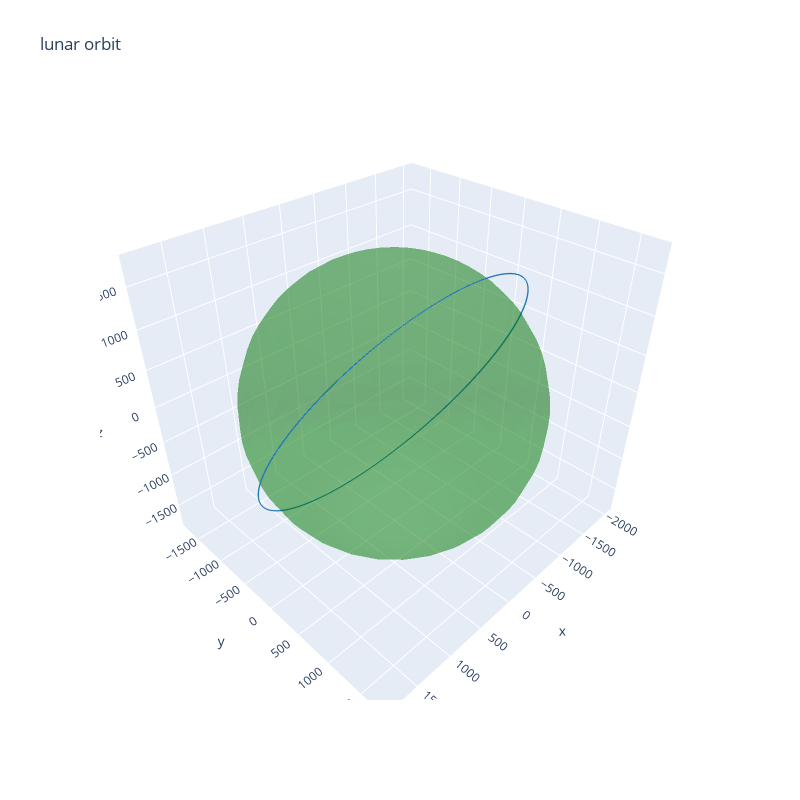
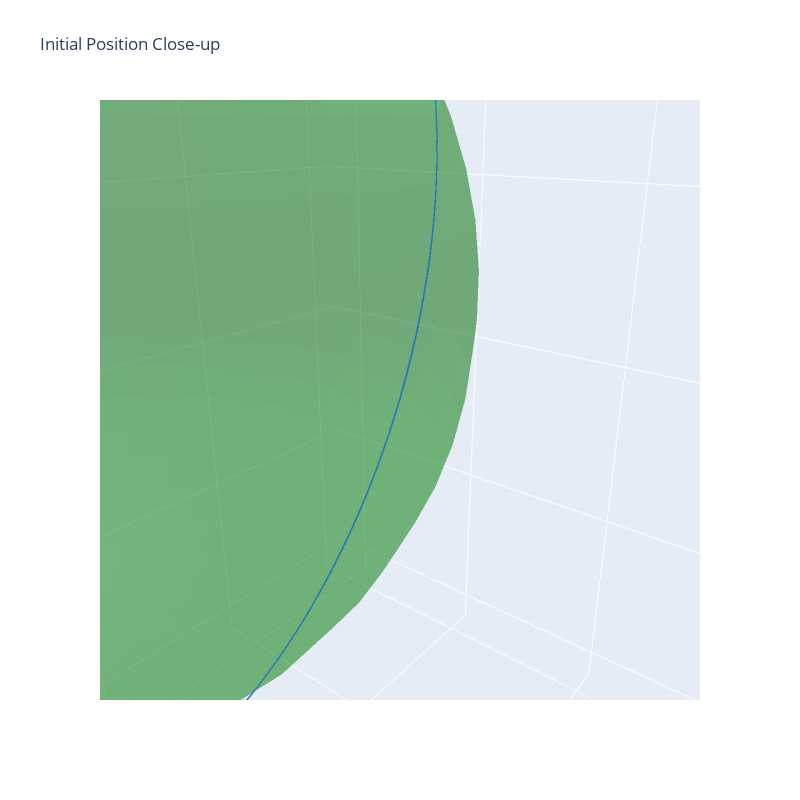

The notebook cell saved with these charts, in order:
### Markdown cell above
## Visualizing the ouput
Below the orbit is visualized around a spherical representation of the Earth. A close-up of the initial position of the orbit is also shown to demonstrate the nodal precession due primarily to the J2 harmonic of Earth's gravity. The functions used to draw these orbits are found in 'draw_funcs.py'

### Code cell
#plot the full orbit
fig = plotOrbit(orbit1)
fig.update_layout(title=title)
fig.show()

#plot a closeup of the intial position
camera = dict(
    up=dict(x=0, y=0, z=1),
    eye=dict(x=.08, y=-.1, z=.05),
    center=dict(x=0,y=0,z=0)
)
diff = 6378
x0 = r0[0]
y0 = r0[1]
z0 = r0[2]
fig.update_layout(
    scene=dict(
    aspectmode = "cube",
    xaxis=dict(range=[x0-diff,x0+diff]),
    yaxis=dict(range=[y0-diff,y0+diff]),
    zaxis=dict(range=[z0-diff,z0+diff])),
    scene_camera=camera, 
    title="Initial Position Close-up")
fig.show()

### Figure 1 — Plotly figure (JSON) as saved in the notebook; plotly's stock layout.template omitted (floating-point values rounded to 4 significant figures; data arrays with more than 128 entries replaced by an {"elided": "..."} marker saying what was removed)
{"data": [{"line": {"color": "#1f77b4"}, "mode": "lines", "type": "scatter3d", "x": {"elided": "1203 float values"}, "y": {"elided": "1203 float values"}, "z": {"elided": "1203 float values"}}, {"colorscale": [[0, "green"], [1, "green"]], "opacity": 0.3, "showscale": false, "type": "surface", "x": {"elided": "30x30 float values"}, "y": {"elided": "30x30 float values"}, "z": {"elided": "30x30 float values"}}], "layout": {"coloraxis": {"showscale": false}, "height": 800, "margin": {"b": 100, "l": 100, "r": 100, "t": 100}, "scene": {"aspectmode": "data"}, "showlegend": false, "title": {"text": "lunar orbit"}, "width": 800}}

### Figure 2 — Plotly figure (JSON) as saved in the notebook; plotly's stock layout.template omitted (floating-point values rounded to 4 significant figures; data arrays with more than 128 entries replaced by an {"elided": "..."} marker saying what was removed)
{"data": [{"line": {"color": "#1f77b4"}, "mode": "lines", "type": "scatter3d", "x": {"elided": "1203 float values"}, "y": {"elided": "1203 float values"}, "z": {"elided": "1203 float values"}}, {"colorscale": [[0, "green"], [1, "green"]], "opacity": 0.3, "showscale": false, "type": "surface", "x": {"elided": "30x30 float values"}, "y": {"elided": "30x30 float values"}, "z": {"elided": "30x30 float values"}}], "layout": {"coloraxis": {"showscale": false}, "height": 800, "margin": {"b": 100, "l": 100, "r": 100, "t": 100}, "scene": {"aspectmode": "cube", "camera": {"center": {"x": 0, "y": 0, "z": 0}, "eye": {"x": 0.08, "y": -0.1, "z": 0.05}, "up": {"x": 0, "y": 0, "z": 1}}, "xaxis": {"range": [-4540, 8216]}, "yaxis": {"range": [-6378, 6378]}, "zaxis": {"range": [-6378, 6378]}}, "showlegend": false, "title": {"text": "Initial Position Close-up"}, "width": 800}}
